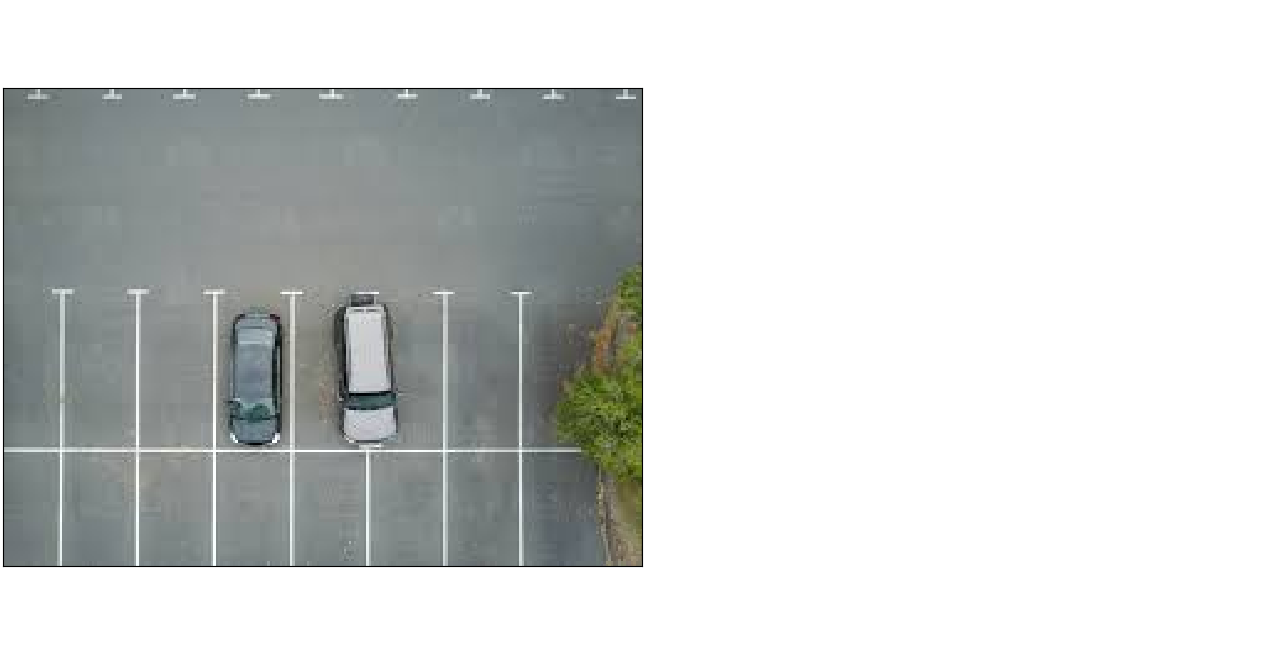
#> input picture ourexperiments/inputexp.png, 1284 x 654 px; its folder holds only this picture in this run
$ python -i testcannyimg.py   (imports and definitions only)   (Python 2 division)
#> lines starting #> are read from the running program, lines starting #| are printed output that depends on the picture; after the words box and inside, x2 and y2 are one past the last pixel; in counts of white or black regions, pixels touching at a corner belong together
from __future__ import division
import matplotlib.pyplot as plt
import cv2
import os, glob
import numpy as np

cwd = os.getcwd()

# [13 lines left out: function show_images, not called in this run]

# [3 lines not run here, left out]

#rgb2gray
def select_rgb_white_yellow(image):
    lower = np.uint8([120, 120, 120])
    upper = np.uint8([255, 255, 255])
    white_mask = cv2.inRange(image, lower, upper)
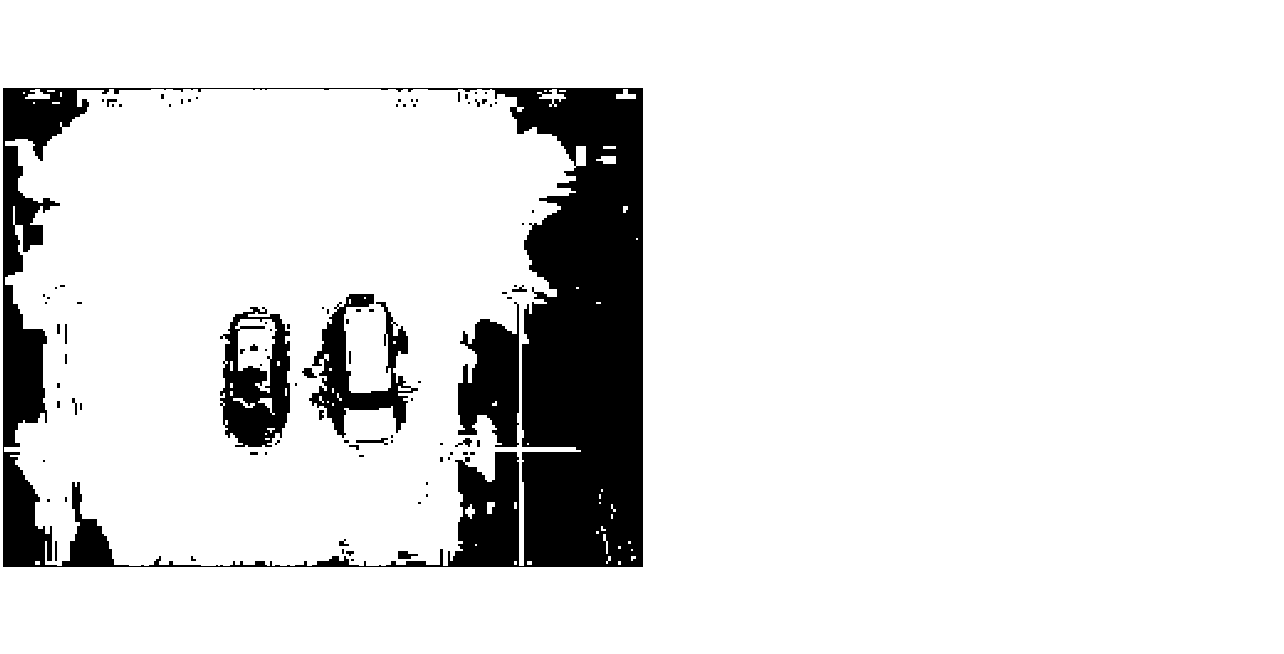
#> white_mask: shape (654, 1284); 88.6% white; 95 black regions (68 under 20 px), largest, box (x1, y1, x2, y2) and area: (3, 88, 643, 567) 77356, (458, 302, 519, 447) 5827, (220, 307, 290, 447) 5809
    lower = np.uint8([190, 190,   0])
    upper = np.uint8([255, 255, 255])
    yellow_mask = cv2.inRange(image, lower, upper)
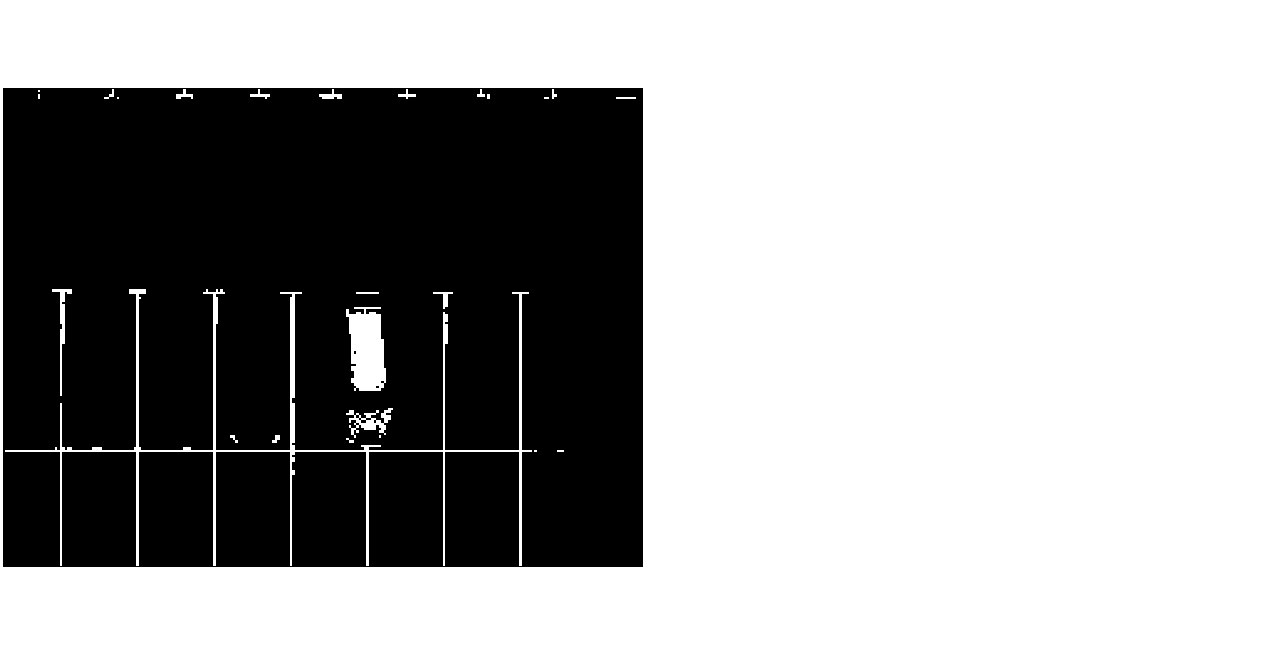
#> yellow_mask: shape (654, 1284); 64.7% white; 3 black regions (2 under 20 px), largest, box (x1, y1, x2, y2) and area: (3, 88, 643, 567) 296076
    mask = cv2.bitwise_or(white_mask, yellow_mask)
    masked = cv2.bitwise_and(image, image, mask = mask)
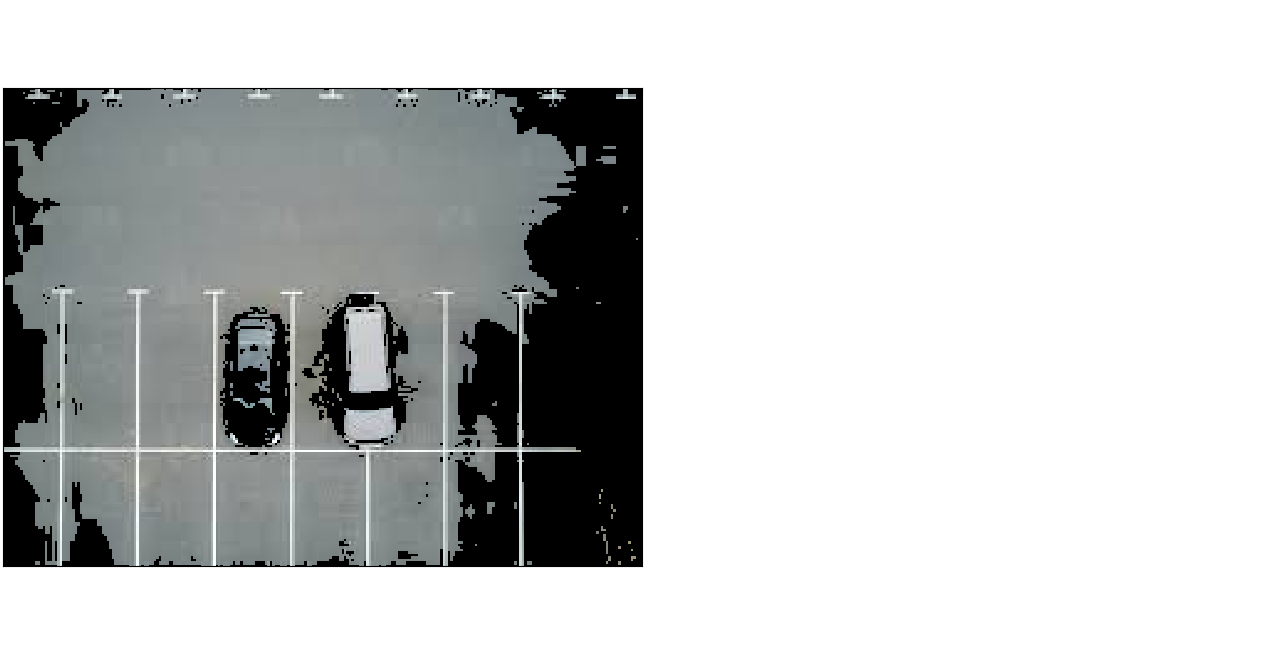
#> masked: shape (654, 1284, 3); mean R, G, B 197, 198.7, 198.5
    return masked

# [1 line that did not run here, left out]
# [1 line not run here, left out]

def convert_gray_scale(image):
    return cv2.cvtColor(image, cv2.COLOR_RGB2GRAY)

# [1 line that did not run here, left out]

# [1 line not run here, left out]

#canny
def detect_edges(image, low_threshold=50, high_threshold=200):
    return cv2.Canny(image, low_threshold, high_threshold)

# [1 line that did not run here, left out]

# [1 line not run here, left out]

#roi
# [27 lines left out: functions filter_region, select_region, not called in this run]
    # images showing the region of interest only
# [1 line that did not run here, left out]

# [1 line not run here, left out]


#houghline transform
def hough_lines(image):
      return cv2.HoughLinesP(image, rho=0.1, theta=np.pi/10, threshold=15, minLineLength=9, maxLineGap=4)


# [1 line that did not run here, left out]
# [11 lines left out: function draw_lines, not called in this run]


line_images = []
# [4 lines not run here, left out]


#rectangular box
# [51 lines left out: function identify_blocks, not called in this run]

rect_images = []
rect_coords = []
# [6 lines not run here, left out]

>>> import cv2
>>> picture = cv2.cvtColor(cv2.imread('inputexp.png'), cv2.COLOR_BGR2RGB)
>>> result = select_rgb_white_yellow(picture)
